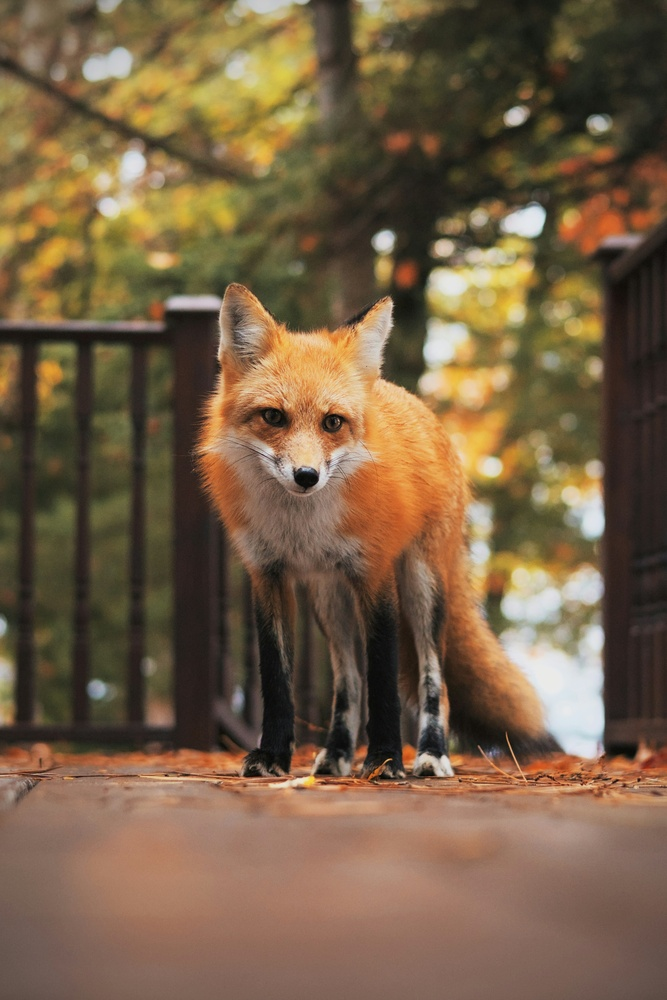
#> input picture image.jpg, 667 x 1000 px, shrunk from 3187 x 4780 before the run
$ python image.py
#> lines starting #> are read from the running program, lines starting #| are printed output that depends on the picture; after the words box and inside, x2 and y2 are one past the last pixel; in counts of white or black regions, pixels touching at a corner belong together
from PIL import Image, ImageEnhance
import matplotlib.pyplot as plt

file = "./image.jpg"  # Caminho do arquivo da imagem
img = Image.open(file)  # Abre a imagem
#> img is the input picture: PIL image 667x1000 RGB; mean R, G, B 118.8, 96.2, 70.2
img_data = img.getdata()  # Obtém os dados da imagem (pixels)

lst = []
for i in img_data:
    lst.append(i[0]*0.2125 + i[1]*0.7154 + i[2]*0.0721)  # Converte os pixels para escala de cinza usando a fórmula de luminância
#> this loop made 667000 passes
#> i on passes 1 to 3: (100, 90, 63), (99, 89, 62), (100, 90, 63)
#> after the loop, lst = 667000 items

new_img = Image.new("L", img.size)  # Cria uma nova imagem em escala de cinza
#> new_img: PIL image 667x1000 L; every value is 0
new_img.putdata(lst)  # Adiciona os dados de escala de cinza à nova imagem
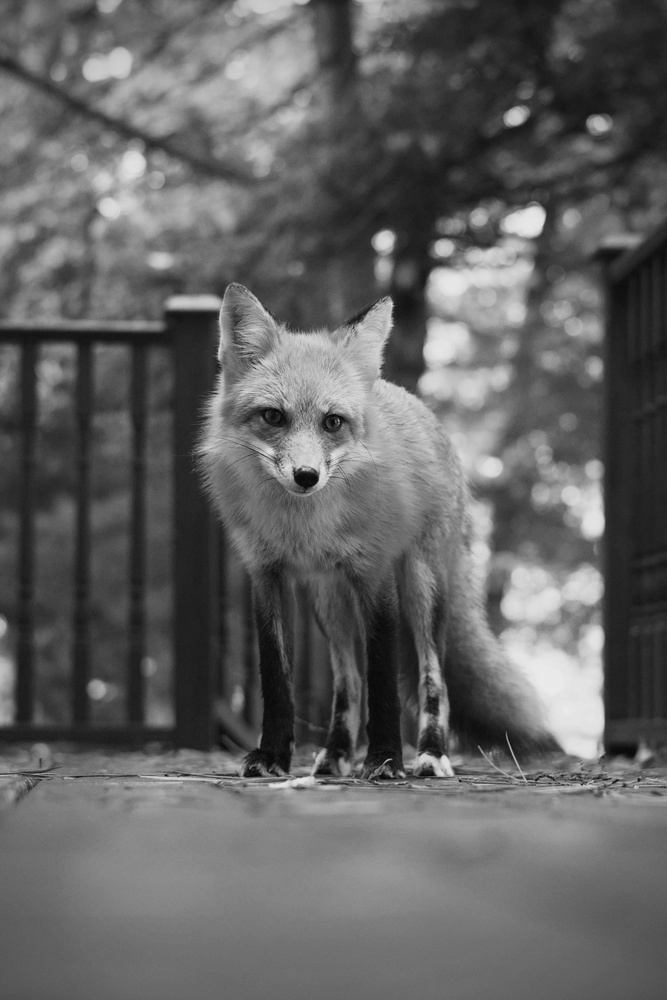
#> new_img: PIL image 667x1000 L; min 4, max 235, mean 98.6

threshold = 128  # Valor de limiar para converter escala de cinza para preto e branco
bw_lst = [255 if pixel > threshold else 0 for pixel in lst]  # Converte os pixels de escala de cinza para preto e branco
#> bw_lst = 667000 items

bw_img = Image.new("L", img.size)  # Cria uma nova imagem em preto e branco
bw_img.putdata(bw_lst)  # Adiciona os dados de preto e branco à nova imagem
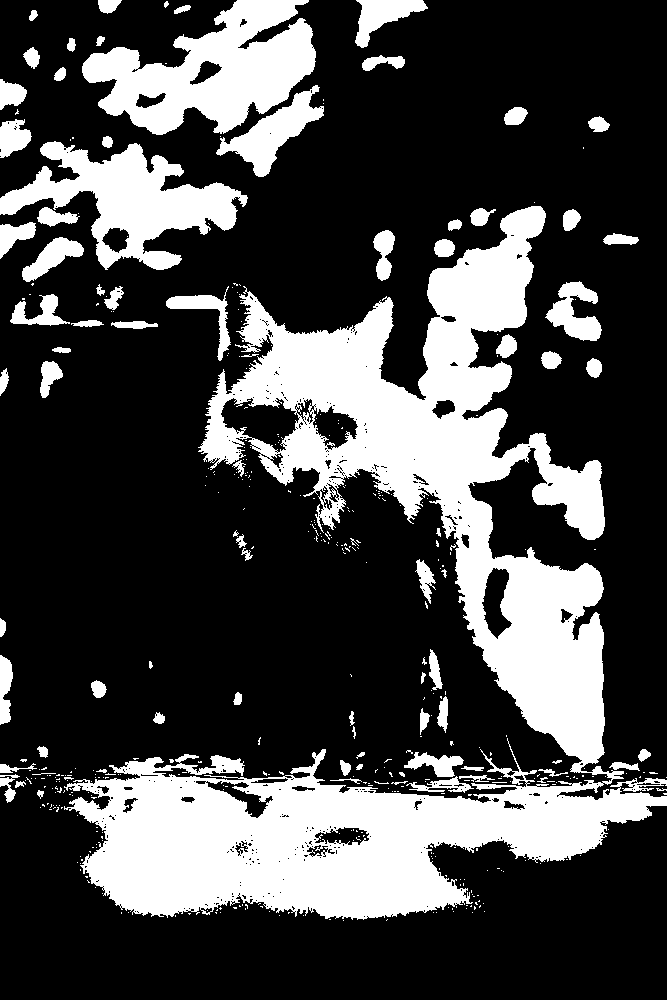
#> bw_img: PIL image 667x1000 L; 27.6% white; 442 white regions (358 under 20 px), largest, box (x1, y1, x2, y2) and area: (64, 206, 667, 920) 128278, (82, 0, 316, 135) 16966, (0, 141, 248, 270) 13268

# Mostrar as três imagens lado a lado
fig, axs = plt.subplots(1, 3, figsize=(15, 5))
axs[0].imshow(img)
axs[0].set_title('Original')
axs[0].axis('off')

axs[1].imshow(new_img, cmap='gray')
axs[1].set_title('Escala de Cinza')
axs[1].axis('off')

axs[2].imshow(bw_img, cmap='gray')
axs[2].set_title('Preto e Branco')
axs[2].axis('off')

plt.show()
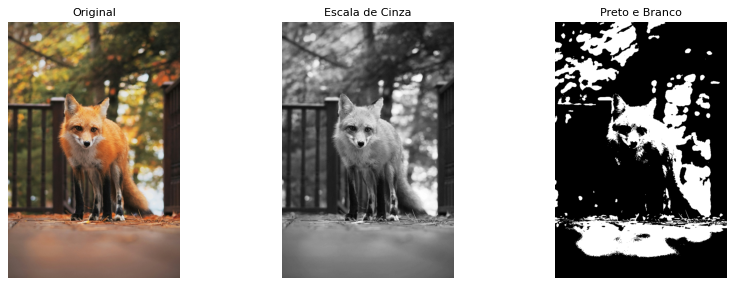
#> figure drawn by matplotlib, 3 panels
